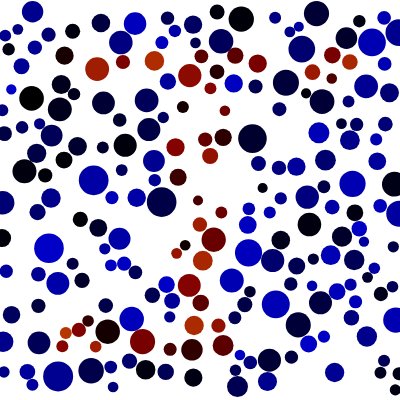
Frame 1 (no input)
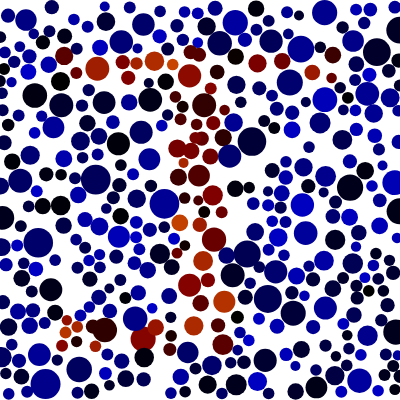
Frame 60 (no input)
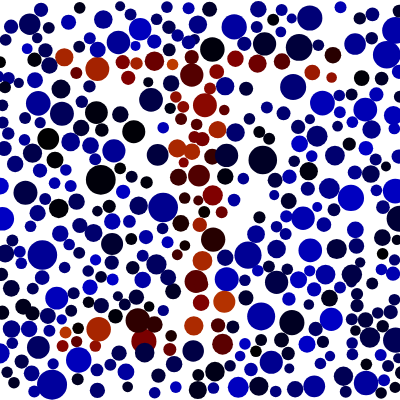
Frame 120 (the mouse pressed at the canvas centre since frame 60)

The p5.js sketch that drew these frames (run headless with seeded random() and noise() and a simulated clock; from frame 60 on, the mouse is pressed at the canvas centre):

// p5.js sketch
// ── sketch.js
let debug = false;

class Particle {
  constructor(x, y) {
    this.pos = createVector(x, y)
    this.vel = createVector(random(-0.2, 0.2), random(-0.2, 0.2))
    this.acel = createVector(0, 0)
    this.diam = random(10, 30)
    this.colour = random(0, 200)
    if (debug) {
      print("Creating new Particle:", this);
    }
  }

  apply(force) {
    this.acel.add(force)
  }

  update() {
    // move ourselves
    this.pos.add(this.vel)
    let rad = this.diam / 2

    this.vel.add(this.acel);
    this.pos.add(this.vel);

    if (this.pos.x <= rad || this.pos.x >= width - rad || this.inShape()) {
      this.vel.x = -this.vel.x
    }
    if (this.pos.y <= rad || this.pos.y >= height - rad || this.inShape()) {
      this.vel.y *= -1

    }
    
    //reset acceleration
    this.acel.set(0, 0);
  }

  spawn(particles) {
    let rad = this.diam / 2;
    if (!this.overlaps(particles) && this.pos.y >= rad && this.pos.y <= height - rad) {
      particles.push(this)
    }
  }

  bounce(particles) {
    for (const [key, otherParticle] of Object.entries(particles)) {
      if (otherParticle != this && otherParticle != undefined) {
        let d = this.pos.dist(otherParticle.pos)
        if (d < (this.diam + otherParticle.diam) / 2) {

          let tempV = otherParticle.vel.copy()
          let tempC = otherParticle.colour
          otherParticle.colour = this.colour
          otherParticle.vel = this.vel
          //particles[key];
          //particles.splice(key, key);
          //delete particles[key];

          if (particles.length < 400 && this.diam > 10) {
            for (let i = 0; i < this.diam; i += 0.5) {
              let particle = new Particle(random(0, width), random(0, height))
              particle.diam = this.diam ;
              particle.spawn(particles)
            }
          }
          this.colour = tempC
          this.vel = tempV
        }
      }
    }
  }

  inShape() {
    //top
    if (this.pos.x >= 50 && this.pos.x <= width - 50 && this.pos.y <= 80 && this.pos.y >= 50) {
      return true;
    }

    //middle
    if (this.pos.x >= (width / 2) - 25 && this.pos.x <= (width / 2) + 25 && this.pos.y >= 80 && this.pos.y <= height - 50) {
      return true;
    }

    //bottom
    if (this.pos.x >= 50 && this.pos.x <= (width / 2) + 25 && this.pos.y >= height - 80 && this.pos.y <= height - 50) {
      return true;
    }
  }

  overlaps(particles) {
    for (let otherParticle of particles) {
      if (otherParticle != this && otherParticle !== undefined) {
        let d = this.pos.dist(otherParticle.pos)
        if (d < (this.diam + otherParticle.diam) / 2) {
          return true;
        }
      }
    }
  }

  draw() {
    noStroke()
    if (this.inShape()) {
      fill(this.colour, this.colour - 130, 0)
    } else {
      fill(0, 0, this.colour)
    }
    ellipse(this.pos.x, this.pos.y, this.diam, this.diam)
  }
}

let particles = []

function setup() {
  createCanvas(400, 400)
  while (particles.length < 200) {
    let particle = new Particle(random(0, width), random(0, height))
    particle.spawn(particles);
  }
}

function draw() {
  background(255)
  if(millis() / 5000 > 1) {
    print("Particles array length:", particles.length);
  }
    /*for (let i = 0; i < 50; i++) {
      let particle = new Particle(random(0, width), random(0, height))
      particle.spawn(particles);
    }*/
  
  for (let particle of particles) {
    if (particle !== undefined) {
      particle.apply(createVector(0, 0.001))
      particle.bounce(particles)
      particle.update()
      particle.draw()
    } else {
      continue
    }
  }
}
